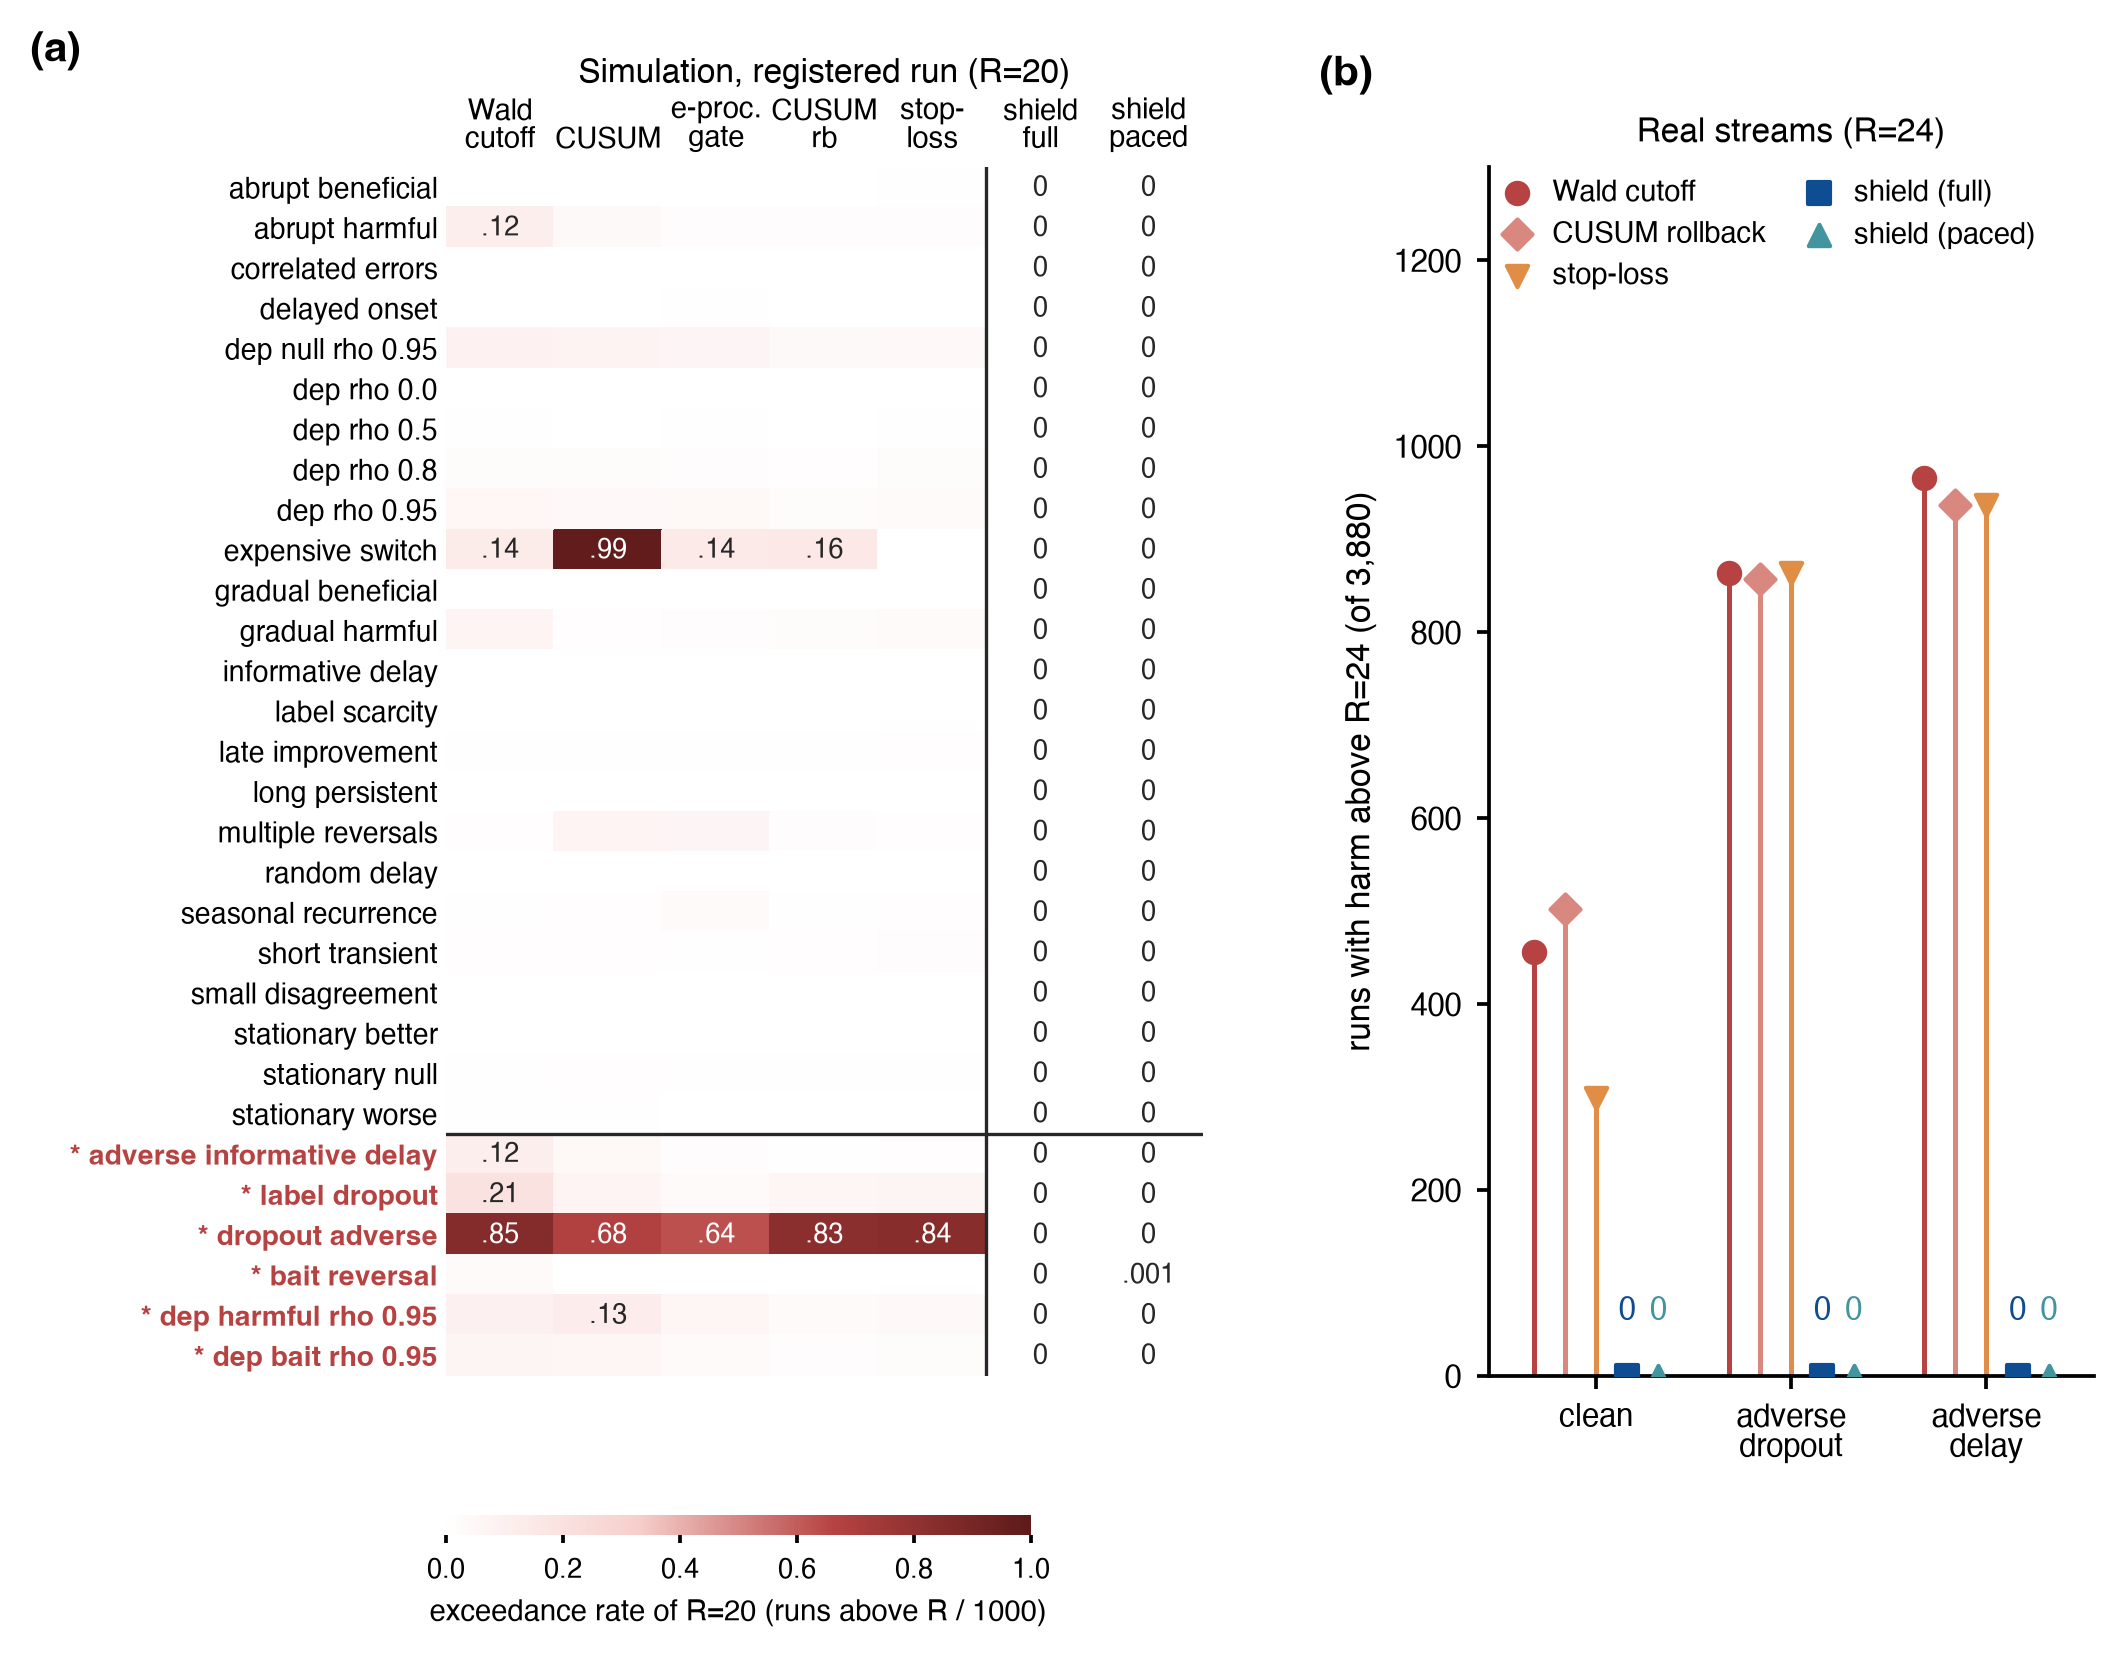

Recreate this plot in Python.
"""Appendix figure: full per-regime exceedance heatmap and real-stream counts (all arms)."""
import sys
from pathlib import Path
import numpy as np
sys.path.insert(0, str(Path(__file__).resolve().parent))
import matplotlib.pyplot as plt
from matplotlib.colors import LinearSegmentedColormap
from style import PALETTE as P, WIDTH, apply_style, panel_label, save
from viol_data import *

apply_style(8)
fig = plt.figure(figsize=(WIDTH, 5.3))
gs = fig.add_gridspec(1, 2, width_ratios=[1.25, 1], wspace=0.42, left=0.14, right=0.985, top=0.93, bottom=0.17)
ax = fig.add_subplot(gs[0]); bx = fig.add_subplot(gs[1])
cmap = LinearSegmentedColormap.from_list("w2r", ["#FFFFFF", P["red_1"], P["red_strong"], "#5E1B1A"])
im = ax.pcolormesh(np.arange(M.shape[1] + 1) - 0.5, np.arange(M.shape[0] + 1) - 0.5, M, cmap=cmap, vmin=0, vmax=1, edgecolors="face", linewidth=0.3, rasterized=False)
ax.set_xlim(-0.5, M.shape[1] - 0.5); ax.set_ylim(M.shape[0] - 0.5, -0.5)
ax.set_xticks(range(len(cols))); ax.set_xticklabels([c[2] for c in cols], fontsize=7)
ax.xaxis.tick_top(); ax.tick_params(axis="x", length=0)
lab = lambda g: g.replace("_", " ")
ax.set_yticks(range(len(order))); ax.set_yticklabels([("* " if g in stress else "") + lab(g) for g in order], fontsize=6.8)
for t, g in zip(ax.get_yticklabels(), order):
    if g in stress: t.set_color(P["red_strong"]); t.set_fontweight("bold")
ax.tick_params(axis="y", length=0, pad=2)
for s in ax.spines.values(): s.set_visible(False)
ax.axhline(len(orig) - 0.5, color=P["dark"], lw=0.8)
ax.axvline(4.5, color=P["dark"], lw=0.8)
for i in range(M.shape[0]):
    for j in range(M.shape[1]):
        v = M[i, j]
        if v >= 0.1: ax.text(j, i, f"{v:.2f}".lstrip("0"), ha="center", va="center", fontsize=6.5, color="white" if v > 0.45 else P["dark"])
        elif j >= 5: ax.text(j, i, f"{v:.3f}".lstrip("0") if v > 0 else "0", ha="center", va="center", fontsize=6.5, color=P["dark"])
cax = fig.add_axes([0.14, 0.07, 0.3, 0.012])
cb = fig.colorbar(im, cax=cax, orientation="horizontal"); cb.set_label("exceedance rate of $R$=20 (runs above $R$ / 1000)", fontsize=7)
cb.outline.set_visible(False); cb.solids.set_rasterized(False); cb.solids.set_edgecolor("face"); cb.ax.tick_params(labelsize=6.5, length=2)
panel_label(ax, "(a)", -0.55, 1.08)
ax.text(0.5, -0.045, "", transform=ax.transAxes)

# (b)
x = np.arange(len(conds)); w = 0.16
for i, (a, lbl, col, mk) in enumerate(rarms):
    xs = x + (i - 2) * w
    bx.vlines(xs, 0, cnt[a], color=col, lw=1.2)
    bx.scatter(xs, cnt[a], color=col, marker=mk, s=26, zorder=3, label=lbl)
    for xi, v in zip(xs, cnt[a]):
        if not v: bx.text(xi, 55, "0", ha="center", va="bottom", fontsize=7.5, color=col)
bx.set_xticks(x); bx.set_xticklabels(["clean", "adverse\ndropout", "adverse\ndelay"])
bx.set_ylabel(f"runs with harm above $R$=24 (of {tot[0]:,})")
bx.set_ylim(0, 1300); bx.set_yticks(range(0, 1201, 200)); bx.set_xlim(-0.55, 2.55)
bx.legend(loc="upper left", ncol=2, fontsize=7, bbox_to_anchor=(-0.02, 1.0), columnspacing=0.8, handletextpad=0.2, borderaxespad=0)
panel_label(bx, "(b)", -0.28, 1.06)
bx.set_title("Real streams ($R$=24)", loc="center", fontsize=8, y=1.0, pad=6)
ax.text(0.5, 1.07, "Simulation, registered run ($R$=20)", transform=ax.transAxes, ha="center", fontsize=8)
save(fig, "violations_full")
print("tot runs", tot); print({a: v for a, v in cnt.items()})
print("worst per col", dict(zip([c[0] for c in cols], M.max(0).round(3))), "pooled", dict(zip([c[0] for c in cols], M.mean(0).round(4))))
